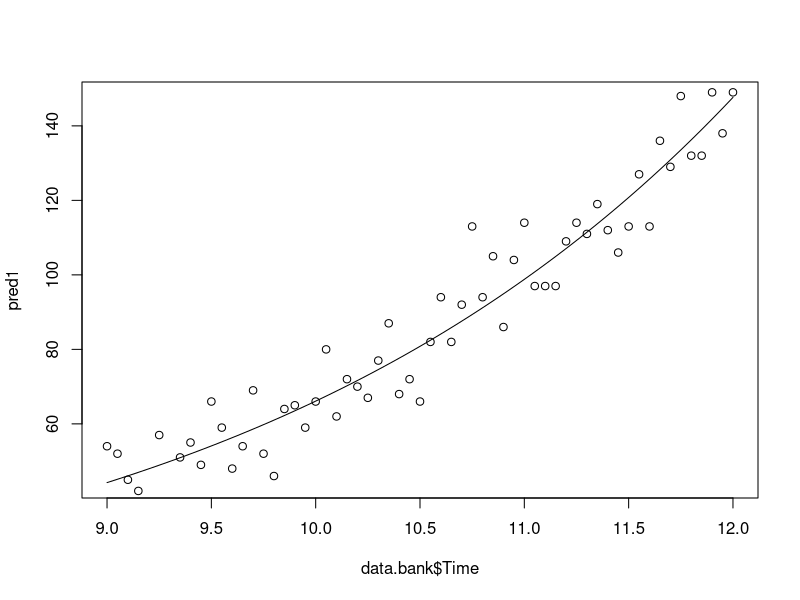
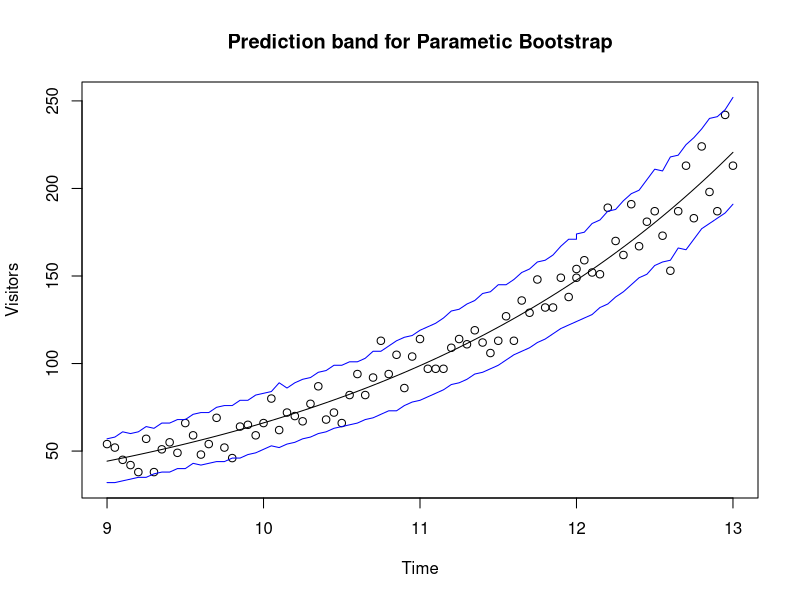

Here is the R script that generated these plots, in order:
#### Exam 2 - Assignment 2

### Libraries
library(boot)

### Setup
data.bank = read.csv2("bank.csv")

### Functions

# Returns predictions for parametic bootstrapping, with a distribution added to the predictions
stat.pred = function(..data){
  model = glm(Visitors~Time, data=..data, family=poisson(link="log"))
  yfit = exp(predict(model, data.12.to.13))
  #yfit = rnorm(n, yfit, sd(residuals(glm.poisson)))
  # lambda= mean(yfit) # wrong
  yfit = rpois(n, yfit)
  return(yfit)
}

# Returns data with Visitor values replaced with their prediction based on given Time
# The predictio is "moved" around under the assumption that Y~N(µi, sigma^2)
rng = function(..data, model){
  data = data.frame(Time=..data$Time, Visitors=..data$Visitors)
  yfit = exp(predict(model, data))
  # data$Visitors = rnorm(n, yfit, sd(residuals(model)))
  # lambda = mean(pred)
  data$Visitors = rpois(n, yfit)
  return(data)
}

# Plots band
plot_band = function(data, e, yfit, ..main){
  upper.band = e$point[1,]
  lower.band = e$point[2,]
  plot(data$Time, data$Visitors, ylim=c(min(lower.band), max(upper.band)),
       main=..main, xlab="Time", ylab="Visitors")
  lines(data$Time, yfit)
  lines(data$Time, e$point[2,], col="blue")
  lines(data$Time, e$point[1,], col="blue")
}

### Implementation

## Task 1

glm.poisson = glm(Visitors~Time, data=data.bank, family=poisson(link="log"))
pred1 = exp(predict(glm.poisson, data=data.bank$Time))
# pred = glm.poisson$fitted.values
plot(data.bank$Time, pred1, type="l")
points(data.bank)

## Task 2

# Prediction band Given Data
# set.seed(12345)
# n = dim(data.bank)[1]
# boot1 = boot(data.bank, statistic=stat.pred, R=1000, mle=glm.poisson, ran.gen=rng, sim="parametric")
# e1 = envelope(boot1)
# plot_band(data.bank, e1, pred1, "Prediction band for Parametic Bootstrap")

# Data 12 to 13
times = seq(12,13,0.05)
visitors = numeric(21)
data.12.to.13 = data.frame(Time=times, Visitors=visitors)
n = dim(data.12.to.13)[1]
set.seed(12345)
data.12.to.13 = rng(data.12.to.13, glm.poisson)

# Prediuction band 12 to 13
set.seed(12345)
data.12.to.13 = rbind(data.bank, data.12.to.13)
n = 82
#data.12.to.13 = rbind(data.bank, data.12.to.13)
boot2 = boot(data.12.to.13, statistic=stat.pred, R=1000, mle=glm.poisson, ran.gen=rng, sim="parametric")
e2 = envelope(boot2)
pred2 = exp(predict(glm.poisson, data.12.to.13))
plot_band(data.12.to.13, e2, pred2, "Prediction band for Parametic Bootstrap")

